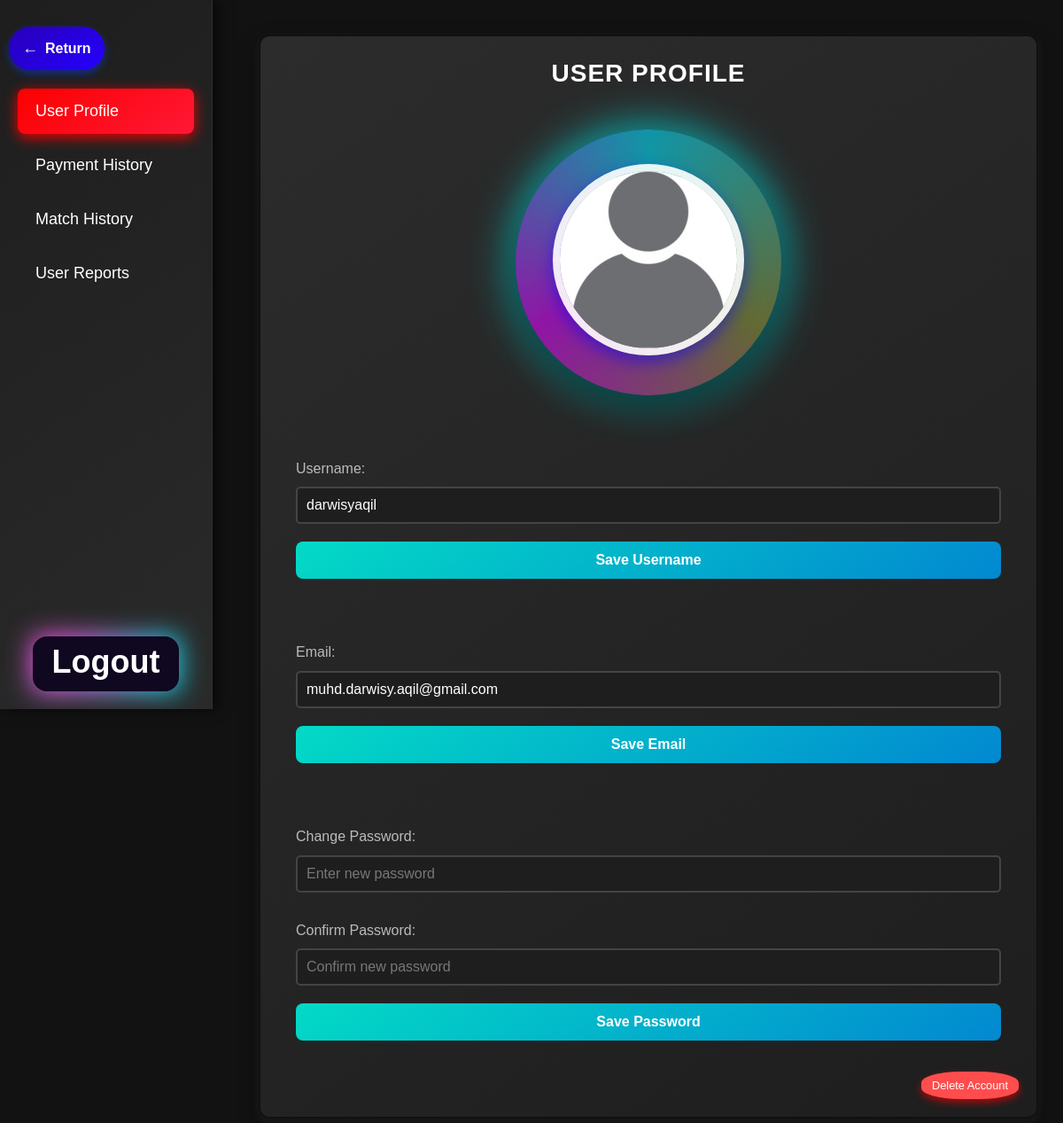
Screenshot of /settings (signed in) with the database file from the repository.
### models.py (models this page shows, shortened)
class User(db.Model):
    __bind_key__ = 'users'
    username = db.Column(db.String(150), primary_key=True, nullable=False)
    email = db.Column(db.String(200), unique=True, nullable=False)
    password = db.Column(db.String(200), nullable=False)
    role = db.Column(db.String(50), default='user')
    wins = db.Column(db.Integer, default=0)
    losses = db.Column(db.Integer, default=0)
    tickets = db.Column(db.Integer, default=100)
    profile_image = db.Column(db.String(500), nullable=True, default='uploads/default_profile.jpg')
    unlocked_cards = db.Column(db.JSON, default=[])
    selected_deck_id = db.Column(db.Integer, db.ForeignKey('decks.id'), nullable=True)
    selected_sleeve_id = db.Column(db.Integer, db.ForeignKey('sleeves.id'), nullable=True, default=1)
    decks = db.relationship('Deck', backref='user', foreign_keys=[Deck.username], lazy=True)
    selected_deck = db.relationship('Deck', foreign_keys=[selected_deck_id], backref='selected_by', lazy=True)
    selected_sleeve = db.relationship('Sleeve', foreign_keys=[selected_sleeve_id], backref='selected_by', lazy=True)

### routes.py (the view)
@routes.route('/settings', methods=['GET', 'POST'])
@login_required
def settings():
    username = User.query.filter_by(username=session['user']).first()
    email = username.email
    payments = PaymentHistory.query.filter_by(username=session['user']).all()
    payment_data = []
    for payment in payments:
        item = Item.query.filter_by(id=payment.item_id).first()
        if item:
            payment_detail = {
                "id": payment.id,
                "tickets": item.count,
                "price": f"{payment.item_price:.2f}",
                "date": payment.timestamp.strftime("%Y-%m-%d %H:%M:%S"),
            }
        payment_data.append(payment_detail)
    matches = Match.query.filter_by(username=session['user']).all()
    match_data = [
        {
            "username": match.username,
            "winner": match.winner,
            "loser": match.loser,
            'date': match.timestamp.strftime("%Y-%m-%d %H:%M:%S")
        } for match in matches
    ]
    return render_template(
        'settings.html',
        username=username,
        email=email,
        payments=payment_data,
        matches=match_data
    )

### methods.py (called while the page is built)
def login_required(func):
    @wraps(func)
    def wrapper(*args, **kwargs):
        if 'user' not in session:
            flash("Please log in first.", "error")
            return redirect(url_for('routes.login'))
        return func(*args, **kwargs)
    return wrapper

### templates/settings.html (shortened to what this page needs)
<!DOCTYPE html>
<html lang="en">
<head>
    <link rel="stylesheet" href="css/settings.css">
    <link rel="stylesheet" href="css/modal.css">
</head>
<body>
    <nav id="sideNav">
        <a href="javascript:void(0);" onclick="updateSessionAndGoBack()" class="return-button">Return</a>
        <div class="tabs">
            <button class="tablinks active first" onclick="openTab(event, 'User')">User Profile</button>
            <button class="tablinks" onclick="openTab(event, 'Payment')">Payment History</button>
            <button class="tablinks" onclick="openTab(event, 'Match')">Match History</button>
            <button class="tablinks" onclick="openTab(event, 'Report')">User Reports</button>
        </div>
        <a href="{{ url_for('routes.logout') }}" class="logout-button" style="user-select: none;" draggable="false"><h1>Logout</h1></a>
    </nav>
    <div class="container">
        <div id="User" class="tabcontent" style="display: block;">
            <h3>User Profile</h3>
            <div class="profile-picture-container">
                <form id="profilePictureForm" enctype="multipart/form-data">
                    <label for="profile-picture-upload" class="profile-picture-label">
                        <img
                            id="profile-picture"
                            src="{{ url_for('routes.serve_uploaded_file', filename=username.profile_image.split('/')[-1]) if username.profile_image != 'uploads/default_profile.jpg' else url_for('static', filename=username.profile_image) }}"
                            alt="Profile Picture"
                            class="profile-img"
                        >
                    </label>
                </form>
            </div>
            <form id="updateUsernameForm" method="POST" action="{{ url_for('routes.update_username', usr=session['user']) }}" class="dynamic-form">
                <div class="form-group">
                    <label for="username">Username:</label>
                    <input type="text" id="username" name="username" placeholder="Enter new username" value="{{ username.username }}" maxlength="20">
                </div>
                <div class="form-group">
                    <button type="submit" class="btn">Save Username</button>
                </div>
            </form>
            <form id="updateEmailForm" method="POST" action="{{ url_for('routes.update_email', usr=session['user']) }}" class="dynamic-form">
                <div class="form-group">
                    <label for="email">Email:</label>
                    <input type="email" id="email" name="email" placeholder="Enter new email" value="{{ email }}">
                </div>
                <div class="form-group">
                    <button type="submit" class="btn">Save Email</button>
                </div>
            </form>
            <form id="updatePasswordForm" method="POST" action="{{ url_for('routes.update_password', usr=session['user']) }}" class="dynamic-form">
                <div class="form-group">
                    <label for="password">Change Password:</label>
                    <input type="password" id="password" name="password" placeholder="Enter new password" class="password-input">
                </div>
                <div class="form-group">
                    <label for="confirmation">Confirm Password:</label>
                    <input type="password" id="confirmation" name="confirmation" placeholder="Confirm new password" class="password-input" required>
                </div>
                <div class="form-group">
                    <button type="submit" class="btn">Save Password</button>
                </div>
            </form>
            <br>
            <div class="delete-account-container" >
                <button type="button" class="delete-account-btn" onclick="showDeleteAccountModal()">Delete Account</button>
            </div>
        </div>
    </div>
</body>
</html>

### rows the page displays
User: profile_image (placeholder picture), username "darwisyaqil", email "muhd.darwisy.aqil@gmail.com"
